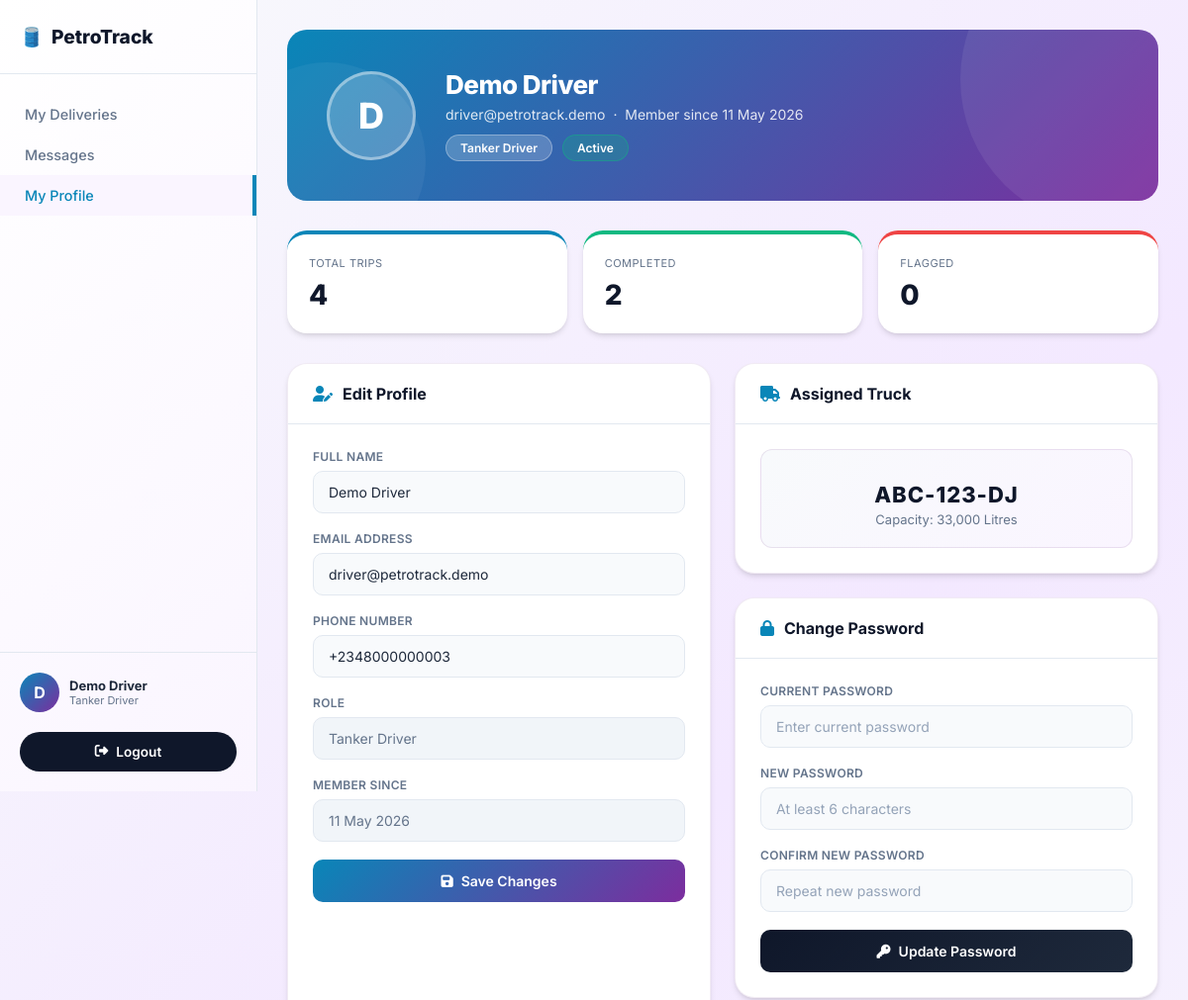
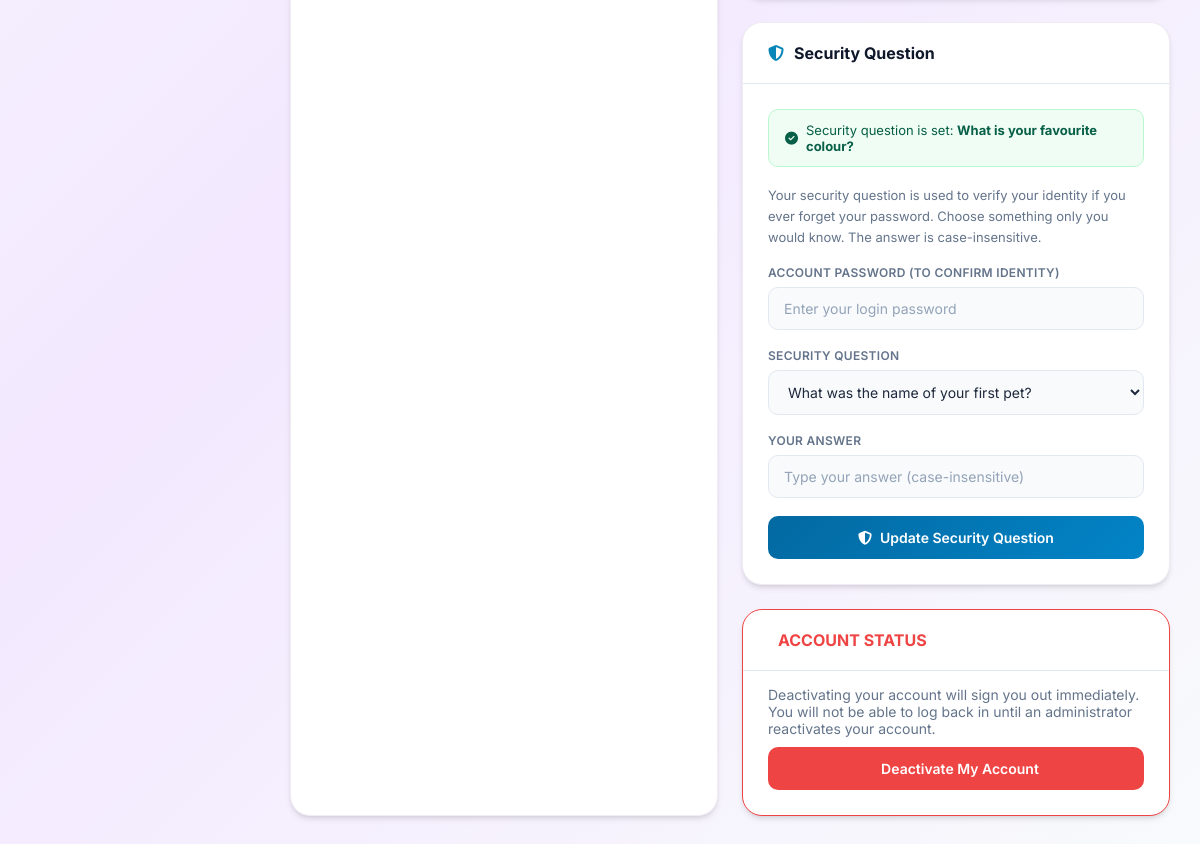
Page /profile.php (signed in) on the committed database (2 pictures, top to bottom).
### tables this page shows
CREATE TABLE `users` (
  `id` int(11) NOT NULL,
  `name` varchar(100) NOT NULL,
  `email` varchar(100) NOT NULL,
  `phone` varchar(20) DEFAULT NULL,
  `password` varchar(255) NOT NULL,
  `role` enum('admin','driver','supervisor') NOT NULL,
  `status` enum('active','inactive','suspended') DEFAULT 'active',
  `status_reason` text DEFAULT NULL,
  `last_login` datetime DEFAULT NULL,
  `created_at` timestamp NOT NULL DEFAULT current_timestamp(),
  `updated_at` timestamp NOT NULL DEFAULT current_timestamp() ON UPDATE current_timestamp(),
  `station_id` int(11) DEFAULT NULL,
  `verification_pin` varchar(255) DEFAULT NULL,
  `security_question` varchar(255) DEFAULT NULL,
  `security_answer` varchar(255) DEFAULT NULL
);

CREATE TABLE `vehicles` (
  `id` int(11) NOT NULL,
  `plate_number` varchar(20) DEFAULT NULL,
  `driver_id` int(11) DEFAULT NULL,
  `capacity` int(11) NOT NULL,
  `status` enum('active','inactive','maintenance') DEFAULT 'active',
  `latitude` decimal(10,8) DEFAULT NULL,
  `longitude` decimal(11,8) DEFAULT NULL,
  `created_at` timestamp NOT NULL DEFAULT current_timestamp(),
  `updated_at` timestamp NOT NULL DEFAULT current_timestamp() ON UPDATE current_timestamp(),
  `managed_by` int(11) DEFAULT NULL
);

### config/db_connect.php (called while the page is built, shortened)
<?php
function getRoleLabel($role) {
    $labels = [
        'admin'      => 'Logistics Manager',
        'driver'     => 'Tanker Driver',
        'supervisor' => 'Station Supervisor'
    ];
    return $labels[$role] ?? ucfirst($role);
}
?>

### profile.php (the view, shortened to what this page needs)
<?php
include 'config/db_connect.php';
 $user_id   = $_SESSION['user_id'];
 $user_role = $_SESSION['role'];
 $stmt = $conn->prepare("SELECT u.*, s.name as station_name, s.location as station_location
                        FROM users u
                        LEFT JOIN stations s ON u.station_id = s.id
                        WHERE u.id = ?");
 $stmt->bind_param("i", $user_id);
 $stmt->execute();
 $user = $stmt->get_result()->fetch_assoc();
 $initials    = strtoupper(substr($user['name'], 0, 1));
 $joined_date = date('d F Y', strtotime($user['created_at']));
 $stats = [];
if ($user_role === 'admin') {
    $stats['total_deliveries'] = $conn->query("SELECT COUNT(*) as c FROM deliveries")->fetch_assoc()['c'];
    $stats['total_trucks']     = $conn->query("SELECT COUNT(*) as c FROM vehicles")->fetch_assoc()['c'];
    $stats['total_drivers']    = $conn->query("SELECT COUNT(*) as c FROM users WHERE role='driver'")->fetch_assoc()['c'];
    $stats['total_stations']   = $conn->query("SELECT COUNT(*) as c FROM stations")->fetch_assoc()['c'];
} elseif ($user_role === 'driver') {
    $truck_stmt = $conn->prepare("SELECT plate_number, capacity FROM vehicles WHERE driver_id = ?");
    $truck_stmt->bind_param("i", $user_id);
    $truck_stmt->execute();
    $stats['truck'] = $truck_stmt->get_result()->fetch_assoc();
    $del_stmt = $conn->prepare("
        SELECT
            COUNT(*) as total,
            SUM(CASE WHEN d.delivery_status = 'delivered' THEN 1 ELSE 0 END) as completed,
            SUM(CASE WHEN d.delivery_status = 'flagged'   THEN 1 ELSE 0 END) as flagged
        FROM deliveries d
        JOIN vehicles v ON d.truck_id = v.id
        WHERE v.driver_id = ?
    ");
    $del_stmt->bind_param("i", $user_id);
    $del_stmt->execute();
    $stats['deliveries'] = $del_stmt->get_result()->fetch_assoc();
}
$has_security_q = false;
$current_security_q = '';
$sq_chk = $conn->prepare("SELECT security_question FROM users WHERE id=?");
$sq_chk->bind_param("i", $user_id); $sq_chk->execute();
$sq_row = $sq_chk->get_result()->fetch_assoc(); $sq_chk->close();
if (!empty($sq_row['security_question'])) {
    $has_security_q    = true;
    $current_security_q = $sq_row['security_question'];
}
 $dashboard_link = match($user_role) {
    'admin'      => 'admin_dashboard.php',
    'driver'     => 'driver_dashboard.php',
    'supervisor' => 'supervisor_dashboard.php',
    default      => 'index.php'
};
?>
<!DOCTYPE html>
<html lang="en">
<head>
<link rel="stylesheet" href="https://cdnjs.cloudflare.com/ajax/libs/font-awesome/6.4.0/css/all.min.css">
</head>
<body>
<aside class="sidebar">
    <div class="sidebar-header">
        <a href="<?php echo $dashboard_link; ?>" class="brand-logo">
            <span>🛢️</span> PetroTrack
        </a>
    </div>
    <ul class="nav-links">
        <?php if ($user_role === 'admin'): ?>
            <li><a href="admin_dashboard.php"></i> Dashboard</a></li>
            <li><a href="vehicle_management.php"></i> Vehicle Management</a></li>
            <li><a href="delivery_management.php"></i> Delivery Orders</a></li>
            <li><a href="user_management.php"></i> User Management</a></li>
            <li><a href="station_management.php"></i> Station Management</a></li>
            <li><a href="tracking_map.php"></i> Simulated Tracking</a></li>
            <li><a href="messages.php"></i> Messages</a></li>
            <li><a href="reports.php"></i> Reports</a></li>
        <?php elseif ($user_role === 'driver'): ?>
            <li><a href="driver_dashboard.php"></i> My Deliveries</a></li>
            <li><a href="messages.php"></i> Messages</a></li>
        <?php elseif ($user_role === 'supervisor'): ?>
            <li><a href="supervisor_dashboard.php"></i> Station Dashboard</a></li>
            <li><a href="messages.php"></i> Messages</a></li>
        <?php endif; ?>
        <li><a href="profile.php" class="active"></i> My Profile</a></li>
    </ul>
    <div class="user-profile">
        <div class="avatar-sm"><?php echo $initials; ?></div>
        <div>
            <div style="font-weight:700;font-size:13px;"><?php echo htmlspecialchars($user['name']); ?></div>
            <div style="font-size:11px;color:var(--muted);"><?php echo getRoleLabel($user_role); ?></div>
        </div>
    </div>
    <a href="logout.php" class="btn-logout"><i class="fas fa-sign-out-alt"></i> Logout</a>
</aside>
<main class="main-content">
    <div class="profile-hero">
        <div class="hero-avatar"><?php echo $initials; ?></div>
        <div class="hero-info">
            <h1><?php echo htmlspecialchars($user['name']); ?></h1>
            <p><?php echo htmlspecialchars($user['email']); ?> &nbsp;·&nbsp; Member since <?php echo $joined_date; ?></p>
            <div class="hero-badges">
                <span class="badge"><?php echo getRoleLabel($user_role); ?></span>
                <span class="badge <?php echo $user['status']; ?>">
                    <?php echo ucfirst($user['status']); ?>
                </span>
            </div>
        </div>
    </div>
    <?php if ($user_role === 'admin'): ?>
    <div class="stats-row">
        <div class="stat-card purple">
            <div class="stat-title">Total Deliveries</div>
            <div class="stat-value"><?php echo $stats['total_deliveries']; ?></div>
        </div>
        <div class="stat-card blue">
            <div class="stat-title">Fleet Size</div>
            <div class="stat-value"><?php echo $stats['total_trucks']; ?></div>
        </div>
        <div class="stat-card green">
            <div class="stat-title">Active Drivers</div>
            <div class="stat-value"><?php echo $stats['total_drivers']; ?></div>
        </div>
        <div class="stat-card orange">
            <div class="stat-title">Stations</div>
            <div class="stat-value"><?php echo $stats['total_stations']; ?></div>
        </div>
    </div>
    <?php elseif ($user_role === 'driver'): ?>
    <div class="stats-row">
        <div class="stat-card purple">
            <div class="stat-title">Total Trips</div>
            <div class="stat-value"><?php echo $stats['deliveries']['total'] ?? 0; ?></div>
        </div>
        <div class="stat-card green">
            <div class="stat-title">Completed</div>
            <div class="stat-value"><?php echo $stats['deliveries']['completed'] ?? 0; ?></div>
        </div>
        <div class="stat-card red">
            <div class="stat-title">Flagged</div>
            <div class="stat-value"><?php echo $stats['deliveries']['flagged'] ?? 0; ?></div>
        </div>
    </div>
    <?php endif; ?>
    <div class="content-grid">
        <div class="card">
            <div class="card-header">
                <i class="fas fa-user-edit"></i>
                <h3>Edit Profile</h3>
            </div>
            <div class="card-body">
                <form method="POST" action="profile.php">
                    <div class="fg">
                        <label>Full Name</label>
                        <input type="text" name="name" value="<?php echo htmlspecialchars($user['name']); ?>" required>
                    </div>
                    <div class="fg">
                        <label>Email Address</label>
                        <input type="email" name="email" value="<?php echo htmlspecialchars($user['email']); ?>" required>
                    </div>
                    <div class="fg">
                        <label>Phone Number</label>
                        <input type="tel" name="phone" value="<?php echo htmlspecialchars($user['phone'] ?? ''); ?>" placeholder="+234 80X XXX XXXX">
                    </div>
                    <div class="fg">
                        <label>Role</label>
                        <input type="text" value="<?php echo getRoleLabel($user_role); ?>" disabled>
                    </div>
                    <div class="fg">
                        <label>Member Since</label>
                        <input type="text" value="<?php echo $joined_date; ?>" disabled>
                    </div>
                    <button type="submit" name="update_profile" class="btn-save">
                        <i class="fas fa-save"></i> Save Changes
                    </button>
                </form>
            </div>
        </div>
        <div style="display:flex;flex-direction:column;gap:24px;">
            <?php if ($user_role === 'driver'): ?>
            <div class="card">
                <div class="card-header">
                    <i class="fas fa-truck"></i>
                    <h3>Assigned Truck</h3>
                </div>
                <div class="card-body">
                    <?php if ($stats['truck']): ?>
                        <div class="truck-info">
                            <div class="truck-plate"><?php echo htmlspecialchars($stats['truck']['plate_number']); ?></div>
                            <div class="truck-cap">Capacity: <?php echo number_format($stats['truck']['capacity']); ?> Litres</div>
                        </div>
                    <?php endif; ?>
                </div>
            </div>
            <?php endif; ?>
            <div class="card">
                <div class="card-header">
                    <i class="fas fa-lock"></i>
                    <h3>Change Password</h3>
                </div>
                <div class="card-body">
                    <form method="POST" action="profile.php">
                        <div class="fg">
                            <label>Current Password</label>
                            <input type="password" name="current_password" placeholder="Enter current password" required>
                        </div>
                        <div class="fg">
                            <label>New Password</label>
                            <input type="password" name="new_password" placeholder="At least 6 characters" required>
                        </div>
                        <div class="fg">
                            <label>Confirm New Password</label>
                            <input type="password" name="confirm_password" placeholder="Repeat new password" required>
                        </div>
                        <button type="submit" name="change_password" class="btn-save" style="background:linear-gradient(135deg,#0f172a,#1e293b);">
                            <i class="fas fa-key"></i> Update Password
                        </button>
                    </form>
                </div>
            </div>
            <div class="card">
                <div class="card-header">
                    <i class="fas fa-shield-alt"></i>
                    <h3>Security Question</h3>
                </div>
                <div class="card-body">
                    <?php if ($has_security_q): ?>
                    <div style="background:#f0fdf4;border:1px solid #bbf7d0;border-radius:10px;padding:12px 16px;margin-bottom:18px;font-size:13px;color:#065f46;display:flex;align-items:center;gap:8px;">
                        <i class="fas fa-check-circle"></i>
                        <span>Security question is set: <strong><?php echo htmlspecialchars($current_security_q); ?></strong></span>
                    </div>
                    <?php endif; ?>
                    <p style="font-size:13px;color:var(--muted);margin-bottom:18px;line-height:1.6;">
                        Your security question is used to verify your identity if you ever forget your password. Choose something only you would know. The answer is case-insensitive.
                    </p>
                    <form method="POST" action="profile.php">
                        <div class="fg">
                            <label>Account Password (to confirm identity)</label>
                            <input type="password" name="sq_password" placeholder="Enter your login password" required>
                        </div>
                        <div class="fg">
                            <label>Security Question</label>
                            <select name="security_question" required style="width:100%;padding:12px 15px;border:1.5px solid var(--border);border-radius:10px;font-size:14px;color:var(--text);background:#f8fafc;font-family:'Inter',sans-serif;transition:all 0.2s;outline:none;">
                                <?php
                                $questions = [
                                    "What was the name of your first pet?",
                                    "What is your mother's maiden name?",
                                    "What city were you born in?",
                                    "What was the name of your primary school?",
                                    "What is the name of the street you grew up on?",
                                    "What was your childhood nickname?",
                                    "What is your oldest sibling's middle name?",
                                    "What was the make of your first car?",
                                ];
                                foreach ($questions as $q):
                                    $sel = ($current_security_q === $q) ? 'selected' : '';
                                ?>
                                <option value="<?php echo htmlspecialchars($q); ?>" <?php echo $sel; ?>><?php echo htmlspecialchars($q); ?></option>
                                <?php endforeach; ?>
                            </select>
                        </div>
                        <div class="fg">
                            <label>Your Answer</label>
                            <input type="text" name="security_answer" placeholder="Type your answer (case-insensitive)" required autocomplete="off">
                        </div>
                        <button type="submit" name="set_security_question" class="btn-save" style="background:linear-gradient(135deg,#0369a1,#0284c7);">
                            <i class="fas fa-shield-alt"></i> <?php echo $has_security_q ? 'Update Security Question' : 'Set Security Question'; ?>
                        </button>
                    </form>
                </div>
            </div>
            <div class="card" style="border:0.5px solid var(--danger);">
                <div class="card-header">
                    <h3 style="color:var(--danger)">ACCOUNT STATUS</h3>
                </div>
                <div class="card-body">
                    <p style="margin-top: -10px; margin-bottom:10px;color:var(--muted);font-size:14px;">
                        Deactivating your account will sign you out immediately. You will not be able to log back in until an administrator reactivates your account.
                    </p>
                    <form method="POST" action="profile.php" onsubmit="return confirm('Are you absolutely sure you want to deactivate your account? This action cannot be undone.');">
                        <button type="submit" name="deactivate_account" class="btn-save btn-danger">
                            <i ></i> Deactivate My Account
                        </button>
                    </form>
                </div>
            </div>
        </div>
    </div>
</main>
</body>
</html>

### rows in the picture
users: name "D", name "Demo Driver", email "driver@petrotrack.demo", created_at "11 May 2026", status "Active", phone "+2348000000003", security_question "What is your favourite colour?"
vehicles: plate_number "ABC-123-DJ", capacity "33,000"

### other values in the picture
getRoleLabel($user_role) "Tanker Driver"
$stats['deliveries']['total'] "4"
$stats['deliveries']['completed'] "2"
$stats['deliveries']['flagged'] "0"
form field security_question "What was the name of your first pet?"
